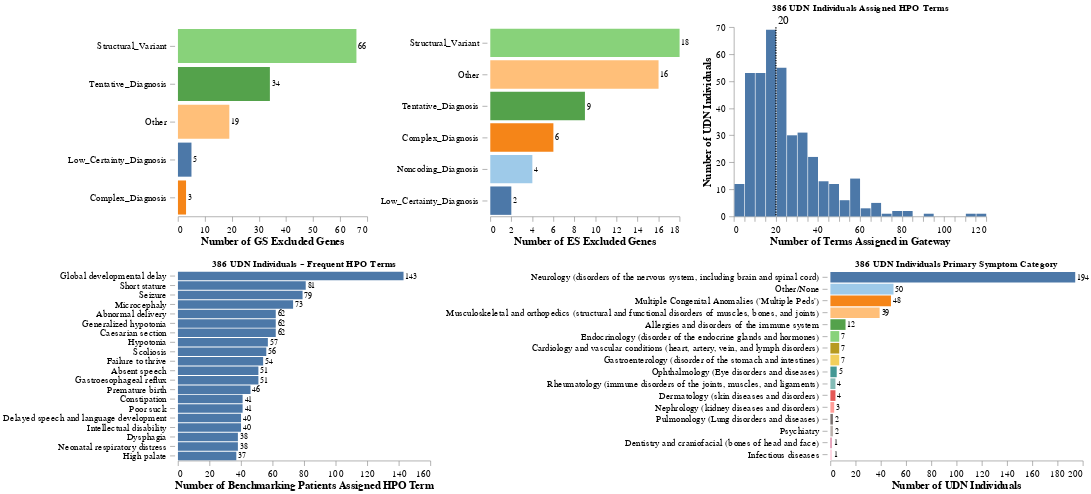

The code cell stored with this chart in its notebook:
### Code cell
top_panel = alt.hconcat(excluded_graph, es_excluded_graph, term_distrib)
bottom_panel = alt.hconcat(common_terms,cat_distrib)

alt.vconcat(top_panel, bottom_panel).configure_axis(grid=False,
    labelPadding= 5,
    labelLimit=0,
    labelFontSize=15, 
    titleFontSize=17, labelFont='arial', tickSize=8).configure_view(strokeOpacity=0).configure_title(fontSize=15)

### Figure 1 — Vega-Lite specification as saved in the notebook (floating-point values rounded to 4 significant figures; data arrays with more than 128 entries replaced by an {"elided": "..."} marker saying what was removed)
{"config": {"view": {"continuousWidth": 300, "continuousHeight": 300, "strokeOpacity": 0}, "axis": {"grid": false, "labelFont": "arial", "labelFontSize": 15, "labelLimit": 0, "labelPadding": 5, "tickSize": 8, "titleFontSize": 17}, "title": {"fontSize": 15}}, "vconcat": [{"hconcat": [{"layer": [{"mark": {"type": "bar"}, "encoding": {"color": {"field": "figure", "legend": null, "scale": {"domain": ["Low_Certainty_Diagnosis", "Noncoding_Diagnosis", "Complex_Diagnosis", "Other", "Tentative_Diagnosis", "Structural_Variant"], "scheme": "tableau20"}, "sort": ["Low_Certainty_Diagnosis", "Noncoding_Diagnosis", "Complex_Diagnosis", "Other", "Tentative_Diagnosis", "Structural_Variant"], "type": "nominal"}, "tooltip": [{"aggregate": "count", "type": "quantitative"}, {"field": "figure", "type": "nominal"}], "x": {"aggregate": "count", "title": "Number of GS Excluded Genes", "type": "quantitative"}, "y": {"axis": {"offset": 5, "domainOpacity": 0}, "field": "figure", "sort": "-x", "title": null, "type": "nominal"}}, "title": ""}, {"mark": {"type": "text", "align": "left", "baseline": "middle", "color": "black", "dx": 3, "size": 12}, "encoding": {"text": {"aggregate": "count", "type": "quantitative"}, "x": {"aggregate": "count", "type": "quantitative"}, "y": {"axis": {"offset": 5, "domainOpacity": 0}, "field": "figure", "sort": "-x", "title": null, "type": "nominal"}}, "title": ""}], "data": {"name": "data-1fbd42bec65ecc2b9546ff887f2a1862"}, "height": 300, "resolve": {"scale": {"color": "independent"}}, "width": 300}, {"layer": [{"mark": {"type": "bar"}, "encoding": {"color": {"field": "figure", "legend": null, "scale": {"domain": ["Low_Certainty_Diagnosis", "Noncoding_Diagnosis", "Complex_Diagnosis", "Other", "Tentative_Diagnosis", "Structural_Variant"], "scheme": "tableau20"}, "sort": ["Low_Certainty_Diagnosis", "Noncoding_Diagnosis", "Complex_Diagnosis", "Other", "Tentative_Diagnosis", "Structural_Variant"], "type": "nominal"}, "tooltip": [{"aggregate": "count", "type": "quantitative"}, {"field": "figure", "type": "nominal"}], "x": {"aggregate": "count", "title": "Number of ES Excluded Genes", "type": "quantitative"}, "y": {"axis": {"offset": 5, "domainOpacity": 0}, "field": "figure", "sort": "-x", "title": null, "type": "nominal"}}, "title": ""}, {"mark": {"type": "text", "align": "left", "baseline": "middle", "color": "black", "dx": 3, "size": 12}, "encoding": {"text": {"aggregate": "count", "type": "quantitative"}, "x": {"aggregate": "count", "type": "quantitative"}, "y": {"axis": {"offset": 5, "domainOpacity": 0}, "field": "figure", "sort": "-x", "title": null, "type": "nominal"}}, "title": ""}], "data": {"name": "data-39ce022a09b150b5407ee6a8e499180f"}, "height": 300, "resolve": {"scale": {"color": "independent"}}, "width": 300}, {"layer": [{"mark": {"type": "bar"}, "encoding": {"x": {"bin": {"maxbins": 50}, "field": "Number_Gateway_Terms", "title": "Number of Terms Assigned in Gateway", "type": "quantitative"}, "y": {"aggregate": "count", "title": "Number of UDN Individuals", "type": "quantitative"}}, "title": "386 UDN Individuals Assigned HPO Terms"}, {"mark": {"type": "text", "align": "left", "baseline": "middle", "color": "black", "dx": 3, "size": 17}, "encoding": {"text": {"aggregate": "median", "field": "Number_Gateway_Terms", "type": "quantitative"}, "x": {"aggregate": "median", "field": "Number_Gateway_Terms", "type": "quantitative"}, "y": {"value": -10}}, "title": "386 UDN Individuals Assigned HPO Terms"}, {"mark": {"type": "rule", "color": "black", "strokeDash": [2, 2], "strokeWidth": 2}, "encoding": {"tooltip": [{"aggregate": "median", "field": "Number_Gateway_Terms", "type": "quantitative"}], "x": {"aggregate": "median", "field": "Number_Gateway_Terms", "type": "quantitative"}}, "title": "386 UDN Individuals Assigned HPO Terms"}], "data": {"name": "data-46fd7f649133fdec6ea1c67f4669de7a"}, "height": 300, "width": 400}]}, {"hconcat": [{"layer": [{"mark": {"type": "bar"}, "encoding": {"tooltip": [{"aggregate": "count", "type": "quantitative"}, {"field": "PhenoCat_IC", "type": "nominal"}], "x": {"field": "numPatients", "title": "Number of Benchmarking Patients Assigned HPO Term", "type": "quantitative"}, "y": {"axis": {"offset": 5, "domainOpacity": 0}, "field": "TermName", "sort": "-x", "title": null, "type": "nominal"}}, "title": "386 UDN Individuals ~ Frequent HPO Terms"}, {"mark": {"type": "text", "align": "left", "baseline": "middle", "color": "black", "dx": 3, "size": 12}, "encoding": {"text": {"field": "numPatients", "type": "quantitative"}, "x": {"field": "numPatients", "title": "Number of Benchmarking Patients Assigned HPO Term", "type": "quantitative"}, "y": {"axis": {"offset": 5, "domainOpacity": 0}, "field": "TermName", "sort": "-x", "title": null, "type": "nominal"}}, "title": "386 UDN Individuals ~ Frequent HPO Terms"}], "data": {"name": "data-fa1be5d1b2fda013684c171df2c18922"}, "height": 300, "resolve": {"scale": {"color": "independent"}}, "width": 400}, {"layer": [{"mark": {"type": "bar"}, "encoding": {"color": {"field": "Primary_Symptom_Category", "legend": null, "scale": {"scheme": "tableau20"}, "sort": "-x", "type": "nominal"}, "tooltip": [{"aggregate": "count", "type": "quantitative"}], "x": {"aggregate": "count", "type": "quantitative"}, "y": {"axis": {"offset": 5, "domainOpacity": 0}, "field": "Primary_Symptom_Category", "sort": "-x", "title": null, "type": "nominal"}}, "title": "386 UDN Individuals Primary Symptom Category"}, {"mark": {"type": "text", "align": "left", "baseline": "middle", "color": "black", "dx": 3, "size": 12}, "encoding": {"text": {"aggregate": "count", "type": "quantitative"}, "x": {"aggregate": "count", "title": "Number of UDN Individuals", "type": "quantitative"}, "y": {"axis": {"offset": 5, "domainOpacity": 0}, "field": "Primary_Symptom_Category", "sort": "-x", "title": null, "type": "nominal"}}, "title": "386 UDN Individuals Primary Symptom Category"}], "data": {"name": "data-46fd7f649133fdec6ea1c67f4669de7a"}, "height": 300, "resolve": {"scale": {"color": "independent"}}, "width": 400}]}], "$schema": "https://vega.github.io/schema/vega-lite/v5.17.0.json", "datasets": {"data-1fbd42bec65ecc2b9546ff887f2a1862": [{"ID": "UDN016029_IRAK4", "Exclude?": "Yes", "Exclude_Reason": "CNV", "narrative": "_compound het; SNV; CNV", "figure": "Structural_Variant"}, {"ID": "UDN044039_SLC12A2", "Exclude?": "Yes", "Exclude_Reason": "CNV", "narrative": "_single het; CNV", "figure": "Structural_Variant"}, {"ID": "UDN098792_SMN1", "Exclude?": "Yes", "Exclude_Reason": "CNV", "narrative": "_homozygous; CNV", "figure": "Structural_Variant"}, {"ID": "UDN122286_STX16", "Exclude?": "Yes", "Exclude_Reason": "CNV", "narrative": "_single het; CNV", "figure": "Structural_Variant"}, {"ID": "UDN134378_STXBP1", "Exclude?": "Yes", "Exclude_Reason": "CNV", "narrative": "_single het; CNV", "figure": "Structural_Variant"}, {"ID": "UDN220090_MIPEP", "Exclude?": "Yes", "Exclude_Reason": "CNV", "narrative": "_compound het; SNV; CNV", "figure": "Structural_Variant"}, {"ID": "UDN221071_ARID1B", "Exclude?": "Yes", "Exclude_Reason": "CNV", "narrative": "_single het; CNV", "figure": "Structural_Variant"}, {"ID": "UDN226420_NPHP1", "Exclude?": "Yes", "Exclude_Reason": "CNV", "narrative": "_homozygous; CNV", "figure": "Structural_Variant"}, {"ID": "UDN287604_TBCK", "Exclude?": "Yes", "Exclude_Reason": "CNV", "narrative": "_compound het; SNV; CNV", "figure": "Structural_Variant"}, {"ID": "UDN305412_HNRNPA1", "Exclude?": "Yes", "Exclude_Reason": "CNV", "narrative": "_single het; CNV", "figure": "Structural_Variant"}, {"ID": "UDN317233_ATP13A2", "Exclude?": "Yes", "Exclude_Reason": "CNV", "narrative": "_compound het; SNV; CNV", "figure": "Structural_Variant"}, {"ID": "UDN327997_ELFN1", "Exclude?": "Yes", "Exclude_Reason": "CNV", "narrative": "_homozygous; CNV", "figure": "Structural_Variant"}, {"ID": "UDN378975_KMT2C", "Exclude?": "Yes", "Exclude_Reason": "CNV", "narrative": "_single het; CNV", "figure": "Structural_Variant"}, {"ID": "UDN403445_AHDC1", "Exclude?": "Yes", "Exclude_Reason": "CNV", "narrative": "_single het; CNV", "figure": "Structural_Variant"}, {"ID": "UDN439061_LMNB1", "Exclude?": "Yes", "Exclude_Reason": "CNV", "narrative": "_single het; CNV", "figure": "Structural_Variant"}, {"ID": "UDN444918_MEF2C", "Exclude?": "Yes", "Exclude_Reason": "CNV", "narrative": "_single het; CNV", "figure": "Structural_Variant"}, {"ID": "UDN445486_TBCK", "Exclude?": "Yes", "Exclude_Reason": "CNV", "narrative": "_compound het; SNV; CNV", "figure": "Structural_Variant"}, {"ID": "UDN484505_HDAC8", "Exclude?": "Yes", "Exclude_Reason": "CNV", "narrative": "_single het; CNV", "figure": "Structural_Variant"}, {"ID": "UDN508177_ARX", "Exclude?": "Yes", "Exclude_Reason": "CNV", "narrative": "_single het; CNV", "figure": "Structural_Variant"}, {"ID": "UDN523783_WWOX", "Exclude?": "Yes", "Exclude_Reason": "CNV", "narrative": "_compound het; SNV; CNV", "figure": "Structural_Variant"}, {"ID": "UDN526350_FAM177A1", "Exclude?": "Yes", "Exclude_Reason": "CNV", "narrative": "_compound het; CNV; CNV", "figure": "Structural_Variant"}, {"ID": "UDN526490_MECP2", "Exclude?": "Yes", "Exclude_Reason": "CNV", "narrative": "_hemizygous; CNV", "figure": "Structural_Variant"}, {"ID": "UDN535121_ZC4H2", "Exclude?": "Yes", "Exclude_Reason": "CNV", "narrative": "_single het; CNV", "figure": "Structural_Variant"}, {"ID": "UDN564032_NSD2", "Exclude?": "Yes", "Exclude_Reason": "CNV", "narrative": "_single het; CNV", "figure": "Structural_Variant"}, {"ID": "UDN603646_ASXL3", "Exclude?": "Yes", "Exclude_Reason": "CNV", "narrative": "_single het; CNV", "figure": "Structural_Variant"}, {"ID": "UDN621262_TBCK", "Exclude?": "Yes", "Exclude_Reason": "CNV", "narrative": "_compound het; SNV; CNV", "figure": "Structural_Variant"}, {"ID": "UDN639095_CREBBP", "Exclude?": "Yes", "Exclude_Reason": "CNV", "narrative": "_single het; CNV", "figure": "Structural_Variant"}, {"ID": "UDN639356_CASK", "Exclude?": "Yes", "Exclude_Reason": "CNV", "narrative": "_single het; CNV", "figure": "Structural_Variant"}, {"ID": "UDN672526_WWOX", "Exclude?": "Yes", "Exclude_Reason": "CNV", "narrative": "_compound het; SNV; CNV", "figure": "Structural_Variant"}, {"ID": "UDN689484_CLTC", "Exclude?": "Yes", "Exclude_Reason": "CNV", "narrative": "_single het; CNV", "figure": "Structural_Variant"}, {"ID": "UDN715805_KANSL1", "Exclude?": "Yes", "Exclude_Reason": "CNV", "narrative": "_single het; CNV", "figure": "Structural_Variant"}, {"ID": "UDN726515_POLR3B", "Exclude?": "Yes", "Exclude_Reason": "CNV", "narrative": "_compound het; SNV; CNV", "figure": "Structural_Variant"}, {"ID": "UDN765206_MRE11", "Exclude?": "Yes", "Exclude_Reason": "CNV", "narrative": "_compound het; SNV; CNV", "figure": "Structural_Variant"}, {"ID": "UDN772617_WDR26", "Exclude?": "Yes", "Exclude_Reason": "CNV", "narrative": "_single het; CNV", "figure": "Structural_Variant"}, {"ID": "UDN797216_PMP22", "Exclude?": "Yes", "Exclude_Reason": "CNV", "narrative": "_single het; CNV", "figure": "Structural_Variant"}, {"ID": "UDN803385_SLC25A46", "Exclude?": "Yes", "Exclude_Reason": "CNV", "narrative": "_compound het; SNV; CNV", "figure": "Structural_Variant"}, {"ID": "UDN818159_SCN1A", "Exclude?": "Yes", "Exclude_Reason": "CNV", "narrative": "_single het; CNV", "figure": "Structural_Variant"}, {"ID": "UDN820498_ARMC9", "Exclude?": "Yes", "Exclude_Reason": "CNV", "narrative": "_compound het; SNV; CNV", "figure": "Structural_Variant"}, {"ID": "UDN853355_SDHD", "Exclude?": "Yes", "Exclude_Reason": "CNV", "narrative": "_single het; CNV", "figure": "Structural_Variant"}, {"ID": "UDN879086_SPATA5", "Exclude?": "Yes", "Exclude_Reason": "CNV", "narrative": "_compound het; SNV; CNV", "figure": "Structural_Variant"}, {"ID": "UDN918789_CTNS", "Exclude?": "Yes", "Exclude_Reason": "CNV", "narrative": "_compound het; SNV; CNV", "figure": "Structural_Variant"}, {"ID": "UDN482394_F5, PROZ, SERPINA10, SERPINA1", "Exclude?": "Yes", "Exclude_Reason": "Complex", "narrative": "_complex", "figure": "Complex_Diagnosis"}, {"ID": "UDN496308_EHMT1", "Exclude?": "Yes", "Exclude_Reason": "Complex", "narrative": "_complex", "figure": "Complex_Diagnosis"}, {"ID": "UDN768267_RORA", "Exclude?": "Yes", "Exclude_Reason": "Complex", "narrative": "_complex", "figure": "Complex_Diagnosis"}, {"ID": "UDN131084_ASAH1", "Exclude?": "YES_NEW", "Exclude_Reason": "Low_Certainty_Diagnosis", "narrative": "_homozygous; SNV", "figure": "Low_Certainty_Diagnosis"}, {"ID": "UDN136306_CAD", "Exclude?": "YES_NEW", "Exclude_Reason": "Low_Certainty_Diagnosis", "narrative": "_compound het; SNV; SNV", "figure": "Low_Certainty_Diagnosis"}, {"ID": "UDN343939_HNRNPK", "Exclude?": "YES_NEW", "Exclude_Reason": "Low_Certainty_Diagnosis", "narrative": "_single het; SNV", "figure": "Low_Certainty_Diagnosis"}, {"ID": "UDN732299_NRXN1", "Exclude?": "YES_NEW", "Exclude_Reason": "Low_Certainty_Diagnosis", "narrative": "_compound het; SNV; SNV", "figure": "Low_Certainty_Diagnosis"}, {"ID": "UDN980498_GNB1", "Exclude?": "YES_NEW", "Exclude_Reason": "Low_Certainty_Diagnosis", "narrative": "_single het; SNV", "figure": "Low_Certainty_Diagnosis"}, {"ID": "UDN088379_MT-TH", "Exclude?": "Yes", "Exclude_Reason": "Mitchondrial", "narrative": "_single het; SNV", "figure": "Other"}, {"ID": "UDN527842_MT-ATP6", "Exclude?": "Yes", "Exclude_Reason": "Mitchondrial", "narrative": "mitochondrial_SNV", "figure": "Other"}, {"ID": "UDN552106_MT-TK", "Exclude?": "Yes", "Exclude_Reason": "Mitchondrial", "narrative": "mitochondrial_SNV", "figure": "Other"}, {"ID": "UDN774630_MT-ND1", "Exclude?": "Yes", "Exclude_Reason": "Mitchondrial", "narrative": "mitochondrial_SNV", "figure": "Other"}, {"ID": "UDN793796_MT-TF", "Exclude?": "Yes", "Exclude_Reason": "Mitchondrial", "narrative": "mitochondrial_SNV", "figure": "Other"}, {"ID": "UDN980498_MT-TK", "Exclude?": "Yes", "Exclude_Reason": "Mitchondrial", "narrative": "mitochondrial_SNV", "figure": "Other"}, {"ID": "UDN998168_MT-TI", "Exclude?": "Yes", "Exclude_Reason": "Mitchondrial", "narrative": "mitochondrial_SNV", "figure": "Other"}, {"ID": "UDN639357_DNM1", "Exclude?": "YES_NEW", "Exclude_Reason": "no_second_variant_found", "narrative": "_compound het; SNV; SNV", "figure": "Other"}, {"ID": "UDN016029_COL5A2", "Exclude?": "Yes", "Exclude_Reason": "SV", "narrative": "deletion", "figure": "Structural_Variant"}, {"ID": "UDN073924_TBP", "Exclude?": "Yes", "Exclude_Reason": "SV", "narrative": "repeat_expansion", "figure": "Structural_Variant"}, {"ID": "UDN092558_EHMT1", "Exclude?": "Yes", "Exclude_Reason": "SV", "narrative": "inversion_breakpoint", "figure": "Structural_Variant"}, {"ID": "UDN106572_ATXN7", "Exclude?": "Yes", "Exclude_Reason": "SV", "narrative": "_repeat expansion", "figure": "Structural_Variant"}, {"ID": "UDN114525_HTT", "Exclude?": "Yes", "Exclude_Reason": "SV", "narrative": "_repeat expansion", "figure": "Structural_Variant"}, {"ID": "UDN131930_SSR4", "Exclude?": "Yes", "Exclude_Reason": "SV", "narrative": "deletion", "figure": "Structural_Variant"}, {"ID": "UDN265318_HTT", "Exclude?": "Yes", "Exclude_Reason": "SV", "narrative": "repeat_expansion", "figure": "Structural_Variant"}, {"ID": "UDN323673_RFC1", "Exclude?": "Yes", "Exclude_Reason": "SV", "narrative": "_repeat expansion", "figure": "Structural_Variant"}, {"ID": "UDN336637_TAOK1", "Exclude?": "Yes", "Exclude_Reason": "SV", "narrative": "microdeletion", "figure": "Structural_Variant"}, {"ID": "UDN505237_MBD5", "Exclude?": "Yes", "Exclude_Reason": "SV", "narrative": "deletion", "figure": "Structural_Variant"}, {"ID": "UDN557315_PRNP", "Exclude?": "Yes", "Exclude_Reason": "SV", "narrative": "insertion", "figure": "Structural_Variant"}, {"ID": "UDN594995_C9orf72", "Exclude?": "Yes", "Exclude_Reason": "SV", "narrative": "repeat_expansion", "figure": "Structural_Variant"}, {"ID": "UDN639095_FMR1", "Exclude?": "Yes", "Exclude_Reason": "SV", "narrative": "repeat_expansion", "figure": "Structural_Variant"}, {"ID": "UDN648358_DMPK", "Exclude?": "Yes", "Exclude_Reason": "SV", "narrative": "repeat_expansion", "figure": "Structural_Variant"}, {"ID": "UDN678201_CDKL5", "Exclude?": "Yes", "Exclude_Reason": "SV", "narrative": "deletion", "figure": "Structural_Variant"}, {"ID": "UDN724140_KIF1A", "Exclude?": "Yes", "Exclude_Reason": "SV", "narrative": "deletion", "figure": "Structural_Variant"}, {"ID": "UDN732252_RFC1", "Exclude?": "Yes", "Exclude_Reason": "SV", "narrative": "_repeat expansion", "figure": "Structural_Variant"}, {"ID": "UDN732299_PHACTR1", "Exclude?": "Yes", "Exclude_Reason": "SV", "narrative": "duplication", "figure": "Structural_Variant"}, {"ID": "UDN737285_PTCH1", "Exclude?": "Yes", "Exclude_Reason": "SV", "narrative": "inversion", "figure": "Structural_Variant"}, {"ID": "UDN738372_ZC4H2", "Exclude?": "Yes", "Exclude_Reason": "SV", "narrative": "deletion", "figure": "Structural_Variant"}, {"ID": "UDN833866_ATXN8OS", "Exclude?": "Yes", "Exclude_Reason": "SV", "narrative": "repeat_expansion", "figure": "Structural_Variant"}, {"ID": "UDN861515_HTT", "Exclude?": "Yes", "Exclude_Reason": "SV", "narrative": "repeat_expansion", "figure": "Structural_Variant"}, {"ID": "UDN928634_ZNF331", "Exclude?": "Yes", "Exclude_Reason": "SV", "narrative": "deletion", "figure": "Structural_Variant"}, {"ID": "UDN932897_RPS6KA3", "Exclude?": "Yes", "Exclude_Reason": "SV", "narrative": "insertion", "figure": "Structural_Variant"}, {"ID": "UDN934099_RFC1", "Exclude?": "Yes", "Exclude_Reason": "SV", "narrative": "biallelic_expansion", "figure": "Structural_Variant"}, {"ID": "UDN018203_BCL11B", "Exclude?": "YES_NEW", "Exclude_Reason": "Tentative_Diagnosis", "narrative": "_single het; SNV", "figure": "Tentative_Diagnosis"}, {"ID": "UDN049318_SPTBN1", "Exclude?": "YES_NEW", "Exclude_Reason": "Tentative_Diagnosis", "narrative": "_single het; SNV", "figure": "Tentative_Diagnosis"}, {"ID": "UDN202669_RPS6KA3", "Exclude?": "YES_NEW", "Exclude_Reason": "Tentative_Diagnosis", "narrative": "_single het; SNV", "figure": "Tentative_Diagnosis"}, {"ID": "UDN252426_MEF2C", "Exclude?": "YES_NEW", "Exclude_Reason": "Tentative_Diagnosis", "narrative": "_single het; SNV", "figure": "Tentative_Diagnosis"}, {"ID": "UDN287030_MCM6", "Exclude?": "YES_NEW", "Exclude_Reason": "Tentative_Diagnosis", "narrative": "_single het; SNV", "figure": "Tentative_Diagnosis"}, {"ID": "UDN333144_RPS6KA3", "Exclude?": "YES_NEW", "Exclude_Reason": "Tentative_Diagnosis", "narrative": "_single het; SNV", "figure": "Tentative_Diagnosis"}, {"ID": "UDN342708_COL2A1", "Exclude?": "YES_NEW", "Exclude_Reason": "Tentative_Diagnosis", "narrative": "_single het; SNV", "figure": "Tentative_Diagnosis"}, {"ID": "UDN350613_HNRNPC", "Exclude?": "YES_NEW", "Exclude_Reason": "Tentative_Diagnosis", "narrative": "_single het; SNV", "figure": "Tentative_Diagnosis"}, {"ID": "UDN356821_VPS37A", "Exclude?": "YES_NEW", "Exclude_Reason": "Tentative_Diagnosis", "narrative": "_compound het; SNV; SNV", "figure": "Tentative_Diagnosis"}, {"ID": "UDN378000_YARS2", "Exclude?": "YES_NEW", "Exclude_Reason": "Tentative_Diagnosis", "narrative": "_single het; SNV", "figure": "Tentative_Diagnosis"}, {"ID": "UDN429873_6p22.1q14.1", "Exclude?": "YES_NEW", "Exclude_Reason": "Tentative_Diagnosis", "narrative": "_single het; CNV; MOSAIC", "figure": "Tentative_Diagnosis"}, {"ID": "UDN444486_MYO7A", "Exclude?": "YES_NEW", "Exclude_Reason": "Tentative_Diagnosis", "narrative": "_compound het; SNV; SNV", "figure": "Tentative_Diagnosis"}, {"ID": "UDN476789_EIF2S3", "Exclude?": "YES_NEW", "Exclude_Reason": "Tentative_Diagnosis", "narrative": "_single het; SNV", "figure": "Tentative_Diagnosis"}, {"ID": "UDN500889_CSMD1", "Exclude?": "YES_NEW", "Exclude_Reason": "Tentative_Diagnosis", "narrative": "_single het; indel", "figure": "Tentative_Diagnosis"}, {"ID": "UDN523783_GRIA4", "Exclude?": "YES_NEW", "Exclude_Reason": "Tentative_Diagnosis", "narrative": "_single het; SNV", "figure": "Tentative_Diagnosis"}, {"ID": "UDN574234_CLCN7", "Exclude?": "YES_NEW", "Exclude_Reason": "Tentative_Diagnosis", "narrative": "_single het; SNV", "figure": "Tentative_Diagnosis"}, {"ID": "UDN591581_ADCY2", "Exclude?": "YES_NEW", "Exclude_Reason": "Tentative_Diagnosis", "narrative": "_single het; SNV", "figure": "Tentative_Diagnosis"}, {"ID": "UDN633345_CYP27A1", "Exclude?": "YES_NEW", "Exclude_Reason": "Tentative_Diagnosis", "narrative": "_single het; SNV", "figure": "Tentative_Diagnosis"}, {"ID": "UDN669232_WWC3", "Exclude?": "YES_NEW", "Exclude_Reason": "Tentative_Diagnosis", "narrative": "_single het; SNV", "figure": "Tentative_Diagnosis"}, {"ID": "UDN671997_ZDHHC15", "Exclude?": "YES_NEW", "Exclude_Reason": "Tentative_Diagnosis", "narrative": "_single het; SNV", "figure": "Tentative_Diagnosis"}, {"ID": "UDN726374_PCDHA@", "Exclude?": "YES_NEW", "Exclude_Reason": "Tentative_Diagnosis", "narrative": "translocation", "figure": "Tentative_Diagnosis"}, {"ID": "UDN726374_BRAF", "Exclude?": "YES_NEW", "Exclude_Reason": "Tentative_Diagnosis", "narrative": "translocation", "figure": "Tentative_Diagnosis"}, {"ID": "UDN737285_CHD7", "Exclude?": "YES_NEW", "Exclude_Reason": "Tentative_Diagnosis", "narrative": "_single het; SNV", "figure": "Tentative_Diagnosis"}, {"ID": "UDN739629_PNPT1", "Exclude?": "YES_NEW", "Exclude_Reason": "Tentative_Diagnosis", "narrative": "_compound het; SNV; SNV", "figure": "Tentative_Diagnosis"}, {"ID": "UDN757334_LAMP3", "Exclude?": "YES_NEW", "Exclude_Reason": "Tentative_Diagnosis", "narrative": "_homozygous; SNV", "figure": "Tentative_Diagnosis"}, {"ID": "UDN809320_CHD2", "Exclude?": "YES_NEW", "Exclude_Reason": "Tentative_Diagnosis", "narrative": "_single het; SNV", "figure": "Tentative_Diagnosis"}, {"ID": "UDN825626_MAST2", "Exclude?": "YES_NEW", "Exclude_Reason": "Tentative_Diagnosis", "narrative": "_single het; SNV", "figure": "Tentative_Diagnosis"}, {"ID": "UDN886918_NRCAM", "Exclude?": "YES_NEW", "Exclude_Reason": "Tentative_Diagnosis", "narrative": "_compound het; SNV; SNV", "figure": "Tentative_Diagnosis"}, {"ID": "UDN920247_STXBP2", "Exclude?": "YES_NEW", "Exclude_Reason": "Tentative_Diagnosis", "narrative": "_compound het; SNV; indel", "figure": "Tentative_Diagnosis"}, {"ID": "UDN933953_ROR2", "Exclude?": "YES_NEW", "Exclude_Reason": "Tentative_Diagnosis", "narrative": "_single het; SNV", "figure": "Tentative_Diagnosis"}, {"ID": "UDN952870_WDR73", "Exclude?": "YES_NEW", "Exclude_Reason": "Tentative_Diagnosis", "narrative": "_compound het; SNV; CNV", "figure": "Tentative_Diagnosis"}, {"ID": "UDN972545_XRN1", "Exclude?": "YES_NEW", "Exclude_Reason": "Tentative_Diagnosis", "narrative": "_single het; SNV", "figure": "Tentative_Diagnosis"}, {"ID": "UDN984078_UBA5", "Exclude?": "YES_NEW", "Exclude_Reason": "Tentative_Diagnosis", "narrative": "_homozygous; SNV", "figure": "Tentative_Diagnosis"}, {"ID": "UDN988993_HPDL", "Exclude?": "YES_NEW", "Exclude_Reason": "Tentative_Diagnosis", "narrative": "_homozygous; SNV", "figure": "Tentative_Diagnosis"}, {"ID": "UDN320305_GATAD2B", "Exclude?": "YES_NEW", "Exclude_Reason": "VCF", "narrative": "_single het; SNV", "figure": "Other"}, {"ID": "UDN418056_RNH1", "Exclude?": "YES_NEW", "Exclude_Reason": "VCF", "narrative": "_compound het; SNV; SNV", "figure": "Other"}, {"ID": "UDN526373_SMO", "Exclude?": "YES_NEW", "Exclude_Reason": "VCF", "narrative": "_single het; SNV; MOSAIC", "figure": "Other"}, {"ID": "UDN622851_SYNGAP1", "Exclude?": "YES_NEW", "Exclude_Reason": "VCF", "narrative": "_single het; SNV", "figure": "Other"}, {"ID": "UDN789194_PIK3CA", "Exclude?": "YES_NEW", "Exclude_Reason": "VCF", "narrative": "_single het; SNV; MOSAIC", "figure": "Other"}, {"ID": "UDN886918_KRAS", "Exclude?": "YES_NEW", "Exclude_Reason": "VCF", "narrative": "_single het; SNV; MOSAIC", "figure": "Other"}, {"ID": "UDN934476_GBE1", "Exclude?": "YES", "Exclude_Reason": "Nonsequencing_methods", "narrative": "cmpd_het", "figure": "Other"}, {"ID": "UDN210271_ANXA11", "Exclude?": "PEDIGREE", "Exclude_Reason": "Pedigree_Wrong", "narrative": "cmpd_het", "figure": "Other"}, {"ID": "UDN108961_CACNA1B", "Exclude?": "YES_NEW", "Exclude_Reason": "VCF", "narrative": "_compound het; indel; indel", "figure": "Other"}, {"ID": "UDN229610_UNC45A", "Exclude?": "YES_NEW", "Exclude_Reason": "VCF", "narrative": "_compound het; indel; indel", "figure": "Other"}, {"ID": "UDN406687_SNAPC4", "Exclude?": "YES_NEW", "Exclude_Reason": "VCF", "narrative": "_compound het; indel; indel", "figure": "Other"}], "data-39ce022a09b150b5407ee6a8e499180f": [{"UDN_ID": "UDN006839", "Diagnosis": "TBCK", "Exclude?": "Yes", "Exclude_Reason": "CNV", "why_fail": null, "figure": "Structural_Variant"}, {"UDN_ID": "UDN016029", "Diagnosis": "IRAK4", "Exclude?": "Yes", "Exclude_Reason": "CNV", "why_fail": "0", "figure": "Structural_Variant"}, {"UDN_ID": "UDN016029", "Diagnosis": "COL5A2", "Exclude?": "Yes", "Exclude_Reason": "SV", "why_fail": "0", "figure": "Structural_Variant"}, {"UDN_ID": "UDN027588", "Diagnosis": "SMN1", "Exclude?": "Yes", "Exclude_Reason": "VCF", "why_fail": "not in VCF", "figure": "Other"}, {"UDN_ID": "UDN058481", "Diagnosis": "NOS1", "Exclude?": "Yes", "Exclude_Reason": "Tentative_Diagnosis", "why_fail": "0", "figure": "Tentative_Diagnosis"}, {"UDN_ID": "UDN063076", "Diagnosis": "GNAS", "Exclude?": "Yes", "Exclude_Reason": "Solved by methylation analysis", "why_fail": null, "figure": "Other"}, {"UDN_ID": "UDN101053", "Diagnosis": "HTRA2", "Exclude?": "Yes", "Exclude_Reason": "Tentative_Diagnosis", "why_fail": "0", "figure": "Tentative_Diagnosis"}, {"UDN_ID": "UDN122286", "Diagnosis": "STX16", "Exclude?": "Yes", "Exclude_Reason": "CNV", "why_fail": "#VALUE!", "figure": "Structural_Variant"}, {"UDN_ID": "UDN131084", "Diagnosis": "ASAH1", "Exclude?": "Yes", "Exclude_Reason": "Low_Certainty_Diagnosis", "why_fail": "0", "figure": "Low_Certainty_Diagnosis"}, {"UDN_ID": "UDN134378", "Diagnosis": "STXBP1", "Exclude?": "Yes", "Exclude_Reason": "CNV", "why_fail": null, "figure": "Structural_Variant"}, {"UDN_ID": "UDN188464", "Diagnosis": "CHD5", "Exclude?": "Yes", "Exclude_Reason": "Tentative_Diagnosis", "why_fail": "0", "figure": "Tentative_Diagnosis"}, {"UDN_ID": "UDN208608", "Diagnosis": "CTNNB1", "Exclude?": "Yes", "Exclude_Reason": "VCF", "why_fail": "sequencing report has 41268776 but HGVS maps to 41268778 (hg38 chr3:41227285)", "figure": "Other"}, {"UDN_ID": "UDN228605", "Diagnosis": "HNRNPK", "Exclude?": "Yes", "Exclude_Reason": "intronic", "why_fail": "0", "figure": "Noncoding_Diagnosis"}, {"UDN_ID": "UDN230944", "Diagnosis": "SPG11", "Exclude?": "Yes", "Exclude_Reason": "Variant_Calling", "why_fail": "variant in VCF: 15-44615487-G-A_AR", "figure": "Other"}, {"UDN_ID": "UDN267998", "Diagnosis": "SYNGAP1", "Exclude?": "Yes", "Exclude_Reason": "VCF", "why_fail": "mosaic", "figure": "Other"}, {"UDN_ID": "UDN293604", "Diagnosis": "MTOR", "Exclude?": "Yes", "Exclude_Reason": "VCF", "why_fail": "low level mosiacism", "figure": "Other"}, {"UDN_ID": "UDN321647", "Diagnosis": "ZNF865", "Exclude?": "Yes", "Exclude_Reason": "VCF", "why_fail": "\"variant was not captured well on WES, so variant was not seen\"", "figure": "Other"}, {"UDN_ID": "UDN323673", "Diagnosis": "RFC1", "Exclude?": "Yes", "Exclude_Reason": "SV", "why_fail": null, "figure": "Structural_Variant"}, {"UDN_ID": "UDN342708", "Diagnosis": "COL2A1", "Exclude?": "Yes", "Exclude_Reason": "Tentative_Diagnosis", "why_fail": null, "figure": "Tentative_Diagnosis"}, {"UDN_ID": "UDN350075", "Diagnosis": "RNU4ATAC", "Exclude?": "Yes", "Exclude_Reason": "noncoding", "why_fail": "0", "figure": "Noncoding_Diagnosis"}, {"UDN_ID": "UDN409889", "Diagnosis": "ARHGAP1", "Exclude?": "Yes", "Exclude_Reason": "Tentative_Diagnosis", "why_fail": "0", "figure": "Tentative_Diagnosis"}, {"UDN_ID": "UDN415602", "Diagnosis": "PRNP", "Exclude?": "Yes", "Exclude_Reason": "VCF", "why_fail": "nonsequencing method?", "figure": "Other"}, {"UDN_ID": "UDN465397", "Diagnosis": "HGSNAT", "Exclude?": "GENOMISER", "Exclude_Reason": "half_intronic", "why_fail": "0", "figure": "Noncoding_Diagnosis"}, {"UDN_ID": "UDN484505", "Diagnosis": "HDAC8", "Exclude?": "Yes", "Exclude_Reason": "CNV", "why_fail": null, "figure": "Structural_Variant"}, {"UDN_ID": "UDN496308", "Diagnosis": "EHMT1", "Exclude?": "Yes", "Exclude_Reason": "Complex", "why_fail": "0", "figure": "Complex_Diagnosis"}, {"UDN_ID": "UDN523783", "Diagnosis": "WWOX", "Exclude?": "Yes", "Exclude_Reason": "CNV", "why_fail": "0", "figure": "Structural_Variant"}, {"UDN_ID": "UDN523783", "Diagnosis": "GRIA4", "Exclude?": "Yes", "Exclude_Reason": "Tentative_Diagnosis", "why_fail": "0", "figure": "Tentative_Diagnosis"}, {"UDN_ID": "UDN525928", "Diagnosis": "KIDINS220", "Exclude?": "Yes", "Exclude_Reason": "Tentative_Diagnosis", "why_fail": "0", "figure": "Tentative_Diagnosis"}, {"UDN_ID": "UDN540968", "Diagnosis": "TANGO2", "Exclude?": "Yes", "Exclude_Reason": "Half_CNV", "why_fail": "0", "figure": "Structural_Variant"}, {"UDN_ID": "UDN564032", "Diagnosis": "NSD2", "Exclude?": "Yes", "Exclude_Reason": "CNV", "why_fail": null, "figure": "Structural_Variant"}, {"UDN_ID": "UDN608610", "Diagnosis": "IFT172", "Exclude?": "Yes", "Exclude_Reason": "Tentative_Diagnosis", "why_fail": "0", "figure": "Tentative_Diagnosis"}, {"UDN_ID": "UDN621262", "Diagnosis": "TBCK", "Exclude?": "Yes", "Exclude_Reason": "CNV", "why_fail": "0", "figure": "Structural_Variant"}, {"UDN_ID": "UDN628749", "Diagnosis": "FBXO11", "Exclude?": "Yes", "Exclude_Reason": "Tentative_Diagnosis", "why_fail": "0", "figure": "Tentative_Diagnosis"}, {"UDN_ID": "UDN633333", "Diagnosis": "MFN2", "Exclude?": "Yes", "Exclude_Reason": "Non_sequencing_efforts", "why_fail": "0", "figure": "Other"}, {"UDN_ID": "UDN670834", "Diagnosis": "TCF4", "Exclude?": "Yes", "Exclude_Reason": "VCF", "why_fail": "proband 0/0 genotype", "figure": "Other"}, {"UDN_ID": "UDN710245", "Diagnosis": "TBCK", "Exclude?": "Yes", "Exclude_Reason": "CNV", "why_fail": "0", "figure": "Structural_Variant"}, {"UDN_ID": "UDN714418", "Diagnosis": "NOTCH1", "Exclude?": "Yes", "Exclude_Reason": "Low_Certainty_Diagnosis", "why_fail": "0", "figure": "Low_Certainty_Diagnosis"}, {"UDN_ID": "UDN757489", "Diagnosis": "MTMR8", "Exclude?": "Yes", "Exclude_Reason": "Complex", "why_fail": "0", "figure": "Complex_Diagnosis"}, {"UDN_ID": "UDN757489", "Diagnosis": "MAP4", "Exclude?": "Yes", "Exclude_Reason": "Complex", "why_fail": null, "figure": "Complex_Diagnosis"}, {"UDN_ID": "UDN757489", "Diagnosis": "NAA10", "Exclude?": "Yes", "Exclude_Reason": "Complex", "why_fail": null, "figure": "Complex_Diagnosis"}, {"UDN_ID": "UDN757489", "Diagnosis": "PLXND1", "Exclude?": "Yes", "Exclude_Reason": "Complex", "why_fail": null, "figure": "Complex_Diagnosis"}, {"UDN_ID": "UDN757489", "Diagnosis": "RBMXL3", "Exclude?": "Yes", "Exclude_Reason": "Complex", "why_fail": null, "figure": "Complex_Diagnosis"}, {"UDN_ID": "UDN765460", "Diagnosis": "MIPEP", "Exclude?": "Yes", "Exclude_Reason": "Half_CNV", "why_fail": "0", "figure": "Structural_Variant"}, {"UDN_ID": "UDN789194", "Diagnosis": "PIK3CA", "Exclude?": "Yes", "Exclude_Reason": "VCF", "why_fail": "0", "figure": "Other"}, {"UDN_ID": "UDN819200", "Diagnosis": "GNAQ", "Exclude?": "Yes", "Exclude_Reason": "VCF", "why_fail": "nonsequencing method?", "figure": "Other"}, {"UDN_ID": "UDN838396", "Diagnosis": "COL6A1", "Exclude?": "Yes", "Exclude_Reason": "VCF", "why_fail": "intronic?", "figure": "Other"}, {"UDN_ID": "UDN865310", "Diagnosis": "CATSPER2", "Exclude?": "Yes", "Exclude_Reason": "CNV", "why_fail": "0", "figure": "Structural_Variant"}, {"UDN_ID": "UDN865310", "Diagnosis": "STRC", "Exclude?": "Yes", "Exclude_Reason": "CNV", "why_fail": "0", "figure": "Structural_Variant"}, {"UDN_ID": "UDN875397", "Diagnosis": "KMT2B", "Exclude?": "Yes", "Exclude_Reason": "VCF", "why_fail": "bad genotypes? 0/0:1:1:3:.:.:0:.       0/0:6:6:18:.:.:0:.      0/0:7:7:21:.:.:0:.      0/0:4:4:12:.:.:0:.", "figure": "Other"}, {"UDN_ID": "UDN878709", "Diagnosis": "RHOA", "Exclude?": "Yes", "Exclude_Reason": "VCF", "why_fail": "2 fibroblast exome seqs; 1 has variant 1 does not (mosaic)", "figure": "Other"}, {"UDN_ID": "UDN882683", "Diagnosis": "KMT2C", "Exclude?": "Yes", "Exclude_Reason": "CNV", "why_fail": null, "figure": "Structural_Variant"}, {"UDN_ID": "UDN886353", "Diagnosis": "AGRN", "Exclude?": "Yes", "Exclude_Reason": "CNV", "why_fail": null, "figure": "Structural_Variant"}, {"UDN_ID": "UDN889623", "Diagnosis": "TAX1BP3", "Exclude?": "Yes", "Exclude_Reason": "Half_CNV", "why_fail": "0", "figure": "Structural_Variant"}, {"UDN_ID": "UDN934476", "Diagnosis": "GBE1", "Exclude?": "GENOMISER_EXCLUDE", "Exclude_Reason": "half_intronic", "why_fail": "0", "figure": "Noncoding_Diagnosis"}, {"UDN_ID": "UDN970538", "Diagnosis": "SNORD118", "Exclude?": "Yes", "Exclude_Reason": "VCF", "why_fail": "./.:0:0:.:.:.:.:.", "figure": "Other"}], "data-46fd7f649133fdec6ea1c67f4669de7a": {"elided": "386 records"}, "data-fa1be5d1b2fda013684c171df2c18922": [{"Term": "HP:0001263", "numPatients": 143, "Percent_Patients": 37.0, "TermName": "Global developmental delay"}, {"Term": "HP:0004322", "numPatients": 81, "Percent_Patients": 21.0, "TermName": "Short stature"}, {"Term": "HP:0001250", "numPatients": 79, "Percent_Patients": 20.5, "TermName": "Seizure"}, {"Term": "HP:0000252", "numPatients": 73, "Percent_Patients": 18.9, "TermName": "Microcephaly"}, {"Term": "HP:0001787", "numPatients": 62, "Percent_Patients": 16.1, "TermName": "Abnormal delivery"}, {"Term": "HP:0001290", "numPatients": 62, "Percent_Patients": 16.1, "TermName": "Generalized hypotonia"}, {"Term": "HP:0011410", "numPatients": 62, "Percent_Patients": 16.1, "TermName": "Caesarian section"}, {"Term": "HP:0001252", "numPatients": 57, "Percent_Patients": 14.8, "TermName": "Hypotonia"}, {"Term": "HP:0002650", "numPatients": 56, "Percent_Patients": 14.5, "TermName": "Scoliosis"}, {"Term": "HP:0001508", "numPatients": 54, "Percent_Patients": 14.0, "TermName": "Failure to thrive"}, {"Term": "HP:0001344", "numPatients": 51, "Percent_Patients": 13.2, "TermName": "Absent speech"}, {"Term": "HP:0002020", "numPatients": 51, "Percent_Patients": 13.2, "TermName": "Gastroesophageal reflux"}, {"Term": "HP:0001622", "numPatients": 46, "Percent_Patients": 11.9, "TermName": "Premature birth"}, {"Term": "HP:0002019", "numPatients": 41, "Percent_Patients": 10.6, "TermName": "Constipation"}, {"Term": "HP:0002033", "numPatients": 41, "Percent_Patients": 10.6, "TermName": "Poor suck"}, {"Term": "HP:0000750", "numPatients": 40, "Percent_Patients": 10.4, "TermName": "Delayed speech and language development"}, {"Term": "HP:0001249", "numPatients": 40, "Percent_Patients": 10.4, "TermName": "Intellectual disability"}, {"Term": "HP:0002015", "numPatients": 38, "Percent_Patients": 9.8, "TermName": "Dysphagia"}, {"Term": "HP:0002643", "numPatients": 38, "Percent_Patients": 9.8, "TermName": "Neonatal respiratory distress"}, {"Term": "HP:0000218", "numPatients": 37, "Percent_Patients": 9.6, "TermName": "High palate"}]}}
